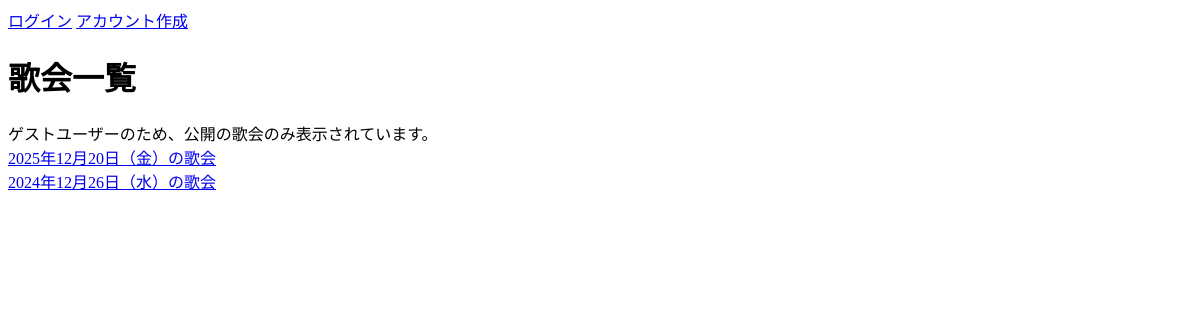
The app's page /, older data.
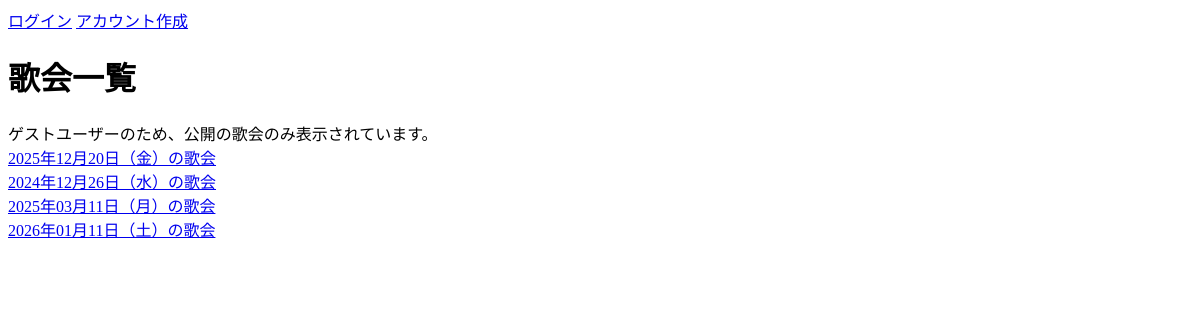
The same page, newer data.
### utakais/models.py (models this page shows, shortened)
class Event(models.Model):
    title = models.CharField(
        verbose_name="タイトル",
        max_length=63,
        blank=True,
    )
    default_title = "%Y年%m月%d日（%a）の歌会"
    start_time = models.DateTimeField(
        verbose_name="開始時刻",
        default=timezone.now,
    )
    end_time = models.DateTimeField(
        verbose_name="終了時刻",
        blank=True,
    )
    location = models.CharField(
        verbose_name="場所",
        blank=True,
        max_length=63,
    )
    organizer = models.ForeignKey(
        User,
        verbose_name="司会者",
        on_delete=models.SET_NULL,
        null=True,
        blank=False,
    )
    deadline = models.DateTimeField(
        verbose_name="提出締切",
        blank=True,
    )
    STATUS_CHOICES = [
        ("public", "公開"),
        ("limited", "限定公開"),
        ("private", "非公開"),
    ]
    ann_status = models.CharField(
        verbose_name="告知公開設定",
        max_length=7,
        choices=STATUS_CHOICES,
        default="public",
    )
    rec_status = models.CharField(
        verbose_name="記録公開設定",
        max_length=7,
        choices=STATUS_CHOICES,
        default="private",
    )
    ann_desc = models.TextField(
        verbose_name="告知説明",
        max_length=511,
        blank=True,
        null=True,
    )
    ended = models.BooleanField(
        verbose_name="終了済み",
        default=False,
    )
    rec_desc = models.TextField(
        verbose_name="記録説明",
        max_length=511,
        blank=True,
        null=True,
    )
    def file_path(instance, filename):
        """eisou_doc,eisou_pdfのupload_toを設定"""
        return f"events/{instance.pk}/{filename}"
    eisou_doc = models.FileField(
        blank=True,
        null=True,
        upload_to=file_path,
        validators=[FileExtensionValidator(["docx"])],
    )
    eisou_pdf = models.FileField(
        blank=True,
        null=True,
        upload_to=file_path,
        validators=[FileExtensionValidator(["pdf"])],
    )
    eisou_number = models.PositiveIntegerField(
        verbose_name="詠草一覧版数",
        default=0,
    )

### utakais/views.py (the view)
# urls.py: path('',views.EventIndexView.as_view(),name="events_index"),
class EventIndexView(ListView):
    model = Event
    template_name = "utakais/events/index.html"
    context_object_name = "events"
    def get_queryset(self):
        user = self.request.user
        if user.is_authenticated and user.is_member:
            queryset = Event.objects.filter(ann_status__in=["public", "limited"])
        else:
            queryset = Event.objects.filter(ann_status="public")
        return queryset

### templates/utakais/events/index.html (shortened to what this page needs)
{% extends 'base.html' %}
{% block body_title %}
    <h1>
        歌会一覧
    </h1>
{% endblock %}
{% block content %}
    {% if not user.is_authenticated or not user.is_member %}
        ゲストユーザーのため、公開の歌会のみ表示されています。<br>
    {% endif %}
    {% if events %}
    <div>
        {% for event in events %}
            <a href="{% url 'utakais:event_detail' pk=event.pk %}">{{ event.title }}</a><br>
        {% endfor %}
    </div>
    {% else %}
        現在予定されている歌会はありません。
    {% endif %}
{% endblock %}

### templates/base.html (shortened to what this page needs)
<!DOCTYPE html>
<html lang="ja">
<head>
</head>
<body>
  <div>
    {% if not user.is_authenticated %}
        <a href="{% url 'accounts:login' %}">ログイン</a>
        <a href="{% url 'accounts:signup' %}">アカウント作成</a>
    {% endif %}
    {% block body_title %}
    {% endblock %}
    {% block content %}
    {% endblock %}
  </div>
</body>
</html>

Row changes from the older to the newer data that the page shows:
added Event: title "2025年03月11日（月）の歌会"
added Event: title "2026年01月11日（土）の歌会"
